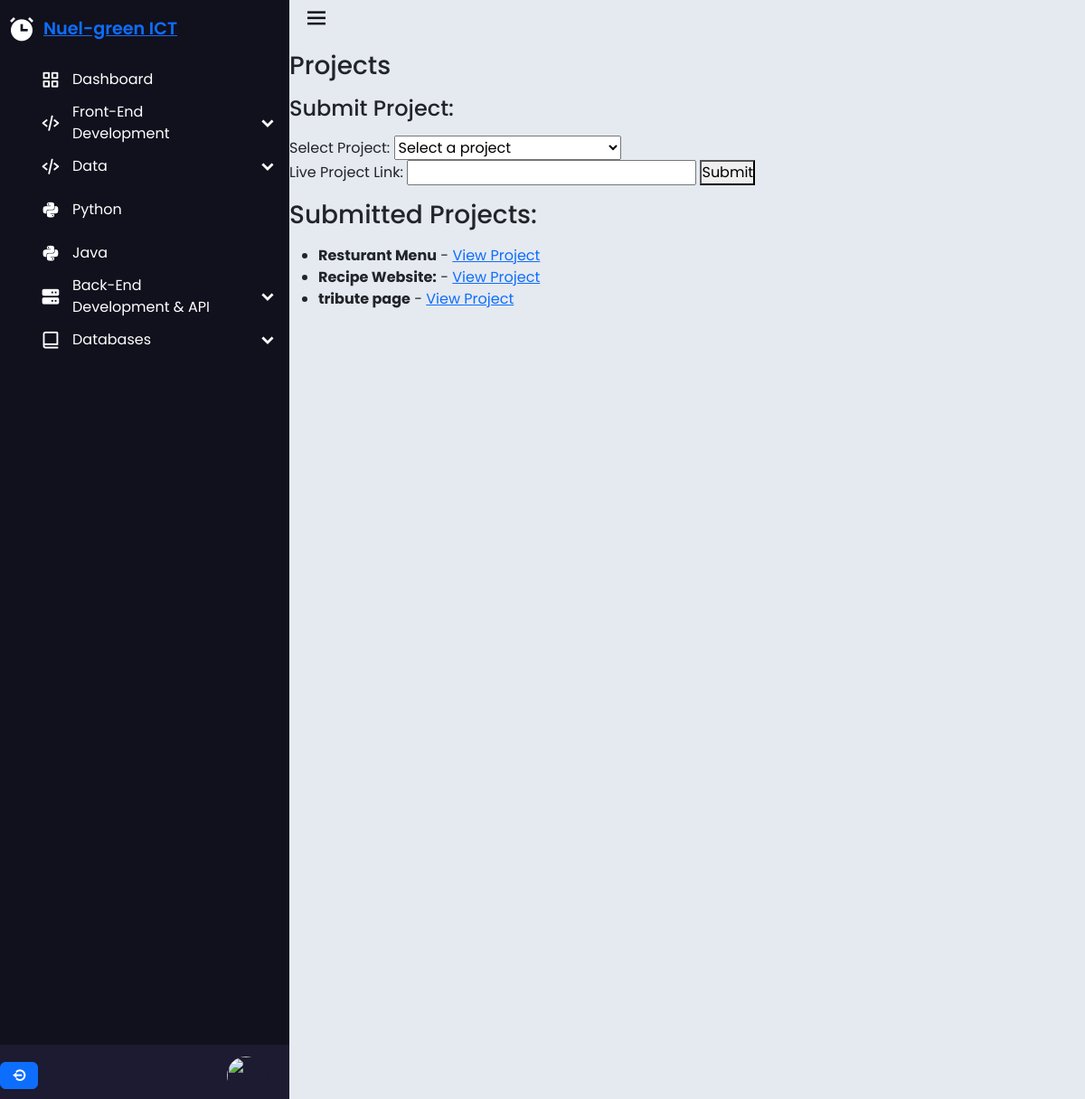
Page /projects/ (signed in) on the committed database.
### ngict/models.py (models this page shows, shortened)
class ProjectSubmission(models.Model):
    user = models.ForeignKey(User, on_delete=models.DO_NOTHING)
    project_link = models.URLField()
    submitted_project = models.ForeignKey(Project, on_delete=models.DO_NOTHING)
    class Meta:
        unique_together = ['user', 'submitted_project']

class Project(models.Model):
    course = models.ForeignKey(Course, on_delete=models.CASCADE)
    project_title = models.CharField(max_length=200)
    project_description = models.TextField(max_length=200)
    class Meta:
        unique_together = ['course', 'project_title']  # Enforce uniqueness per course

### ngict/views.py (the view)
# urls.py: path('projects/', projects, name='projects'),
@login_required
def projects(request):
    project_view = ProjectView(request)
    return project_view.render_page()

### ngict/views.py (called while the page is built)
    @property
    def user(self):
        return self.request.user

    def get_submitted_project_ids(self):
        return ProjectSubmission.objects.filter(user=self.user).values_list('submitted_project_id', flat=True)

    def get_project_submissions(self):
        return ProjectSubmission.objects.filter(user=self.user)

    def render_page(self):
        projects = Project.objects.all()
        submitted_project_ids = self.get_submitted_project_ids()
        project_submissions = self.get_project_submissions()
        if self.request.method == 'POST':
            response_data = self.handle_post_request()
            return JsonResponse(response_data)
        return render(self.request, 'courses/projects/projects.html', {
            'projects': projects,
            'submitted_project_ids': submitted_project_ids,
            'project_submissions': project_submissions
        })

### templates/courses/projects/projects.html (shortened to what this page needs)
{% extends 'base.html' %}
{% load static %}
{% block content %}
  <div class="projects">
    <h3>Projects</h3>
    <h4>Submit Project:</h4>
    <form id="project-form" method="post" action="{% url 'academy:projects' %}">
      <label for="project_id">Select Project:</label>
      <select name="project_id" required>
        <option value="" disabled selected>Select a project</option>
      </select>
      <br>
      <label for="project_link">Live Project Link:</label>
      <input type="url" name="project_link" required>
      <button type="submit">Submit</button>
    </form>
  </div>
  <h3>Submitted Projects:</h3>
  <ul>
    {% for project_submission in project_submissions %}
      <li>
        <strong>{{ project_submission.submitted_project.project_title }}</strong>
        - <a href="{{ project_submission.project_link }}" target="_blank">View Project</a>
      </li>
    {% endfor %}
  </ul>
{% endblock %}

### static/css/style.css (style rules this page uses)
body { background: #e5e9f0; }
* { box-sizing: border-box; margin: 0; padding: 0; font-family: "Poppins", sans-serif; }
h1, h2, h3, h4, h5, h6 { margin: 1rem 0; }

### rows in the picture
ProjectSubmission: submitted_project.project_title "Resturant Menu"
ProjectSubmission: submitted_project.project_title "Recipe Website:"
ProjectSubmission: submitted_project.project_title "tribute page"
